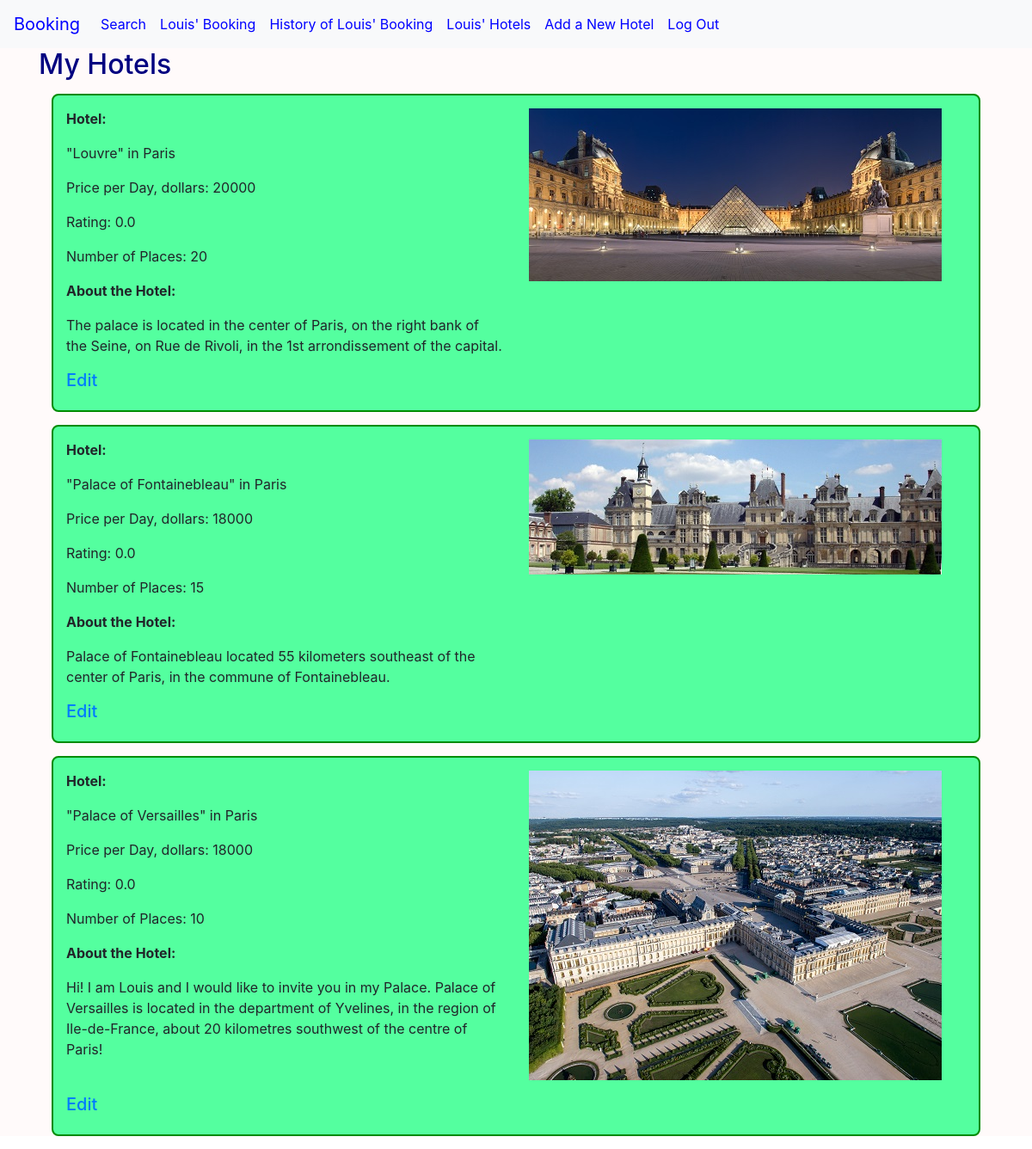
The app's page /us_hotels (signed in) with its own data.
### booking/models.py (models this page shows)
class User(AbstractUser):
    pass

class Hotels(models.Model):
    city = models.CharField(max_length=255)
    hot_name = models.CharField(max_length=255)
    description = models.TextField(blank=True)
    owner = models.ForeignKey("User", on_delete=models.CASCADE, related_name="own")
    free_place = models.IntegerField()
    price = models.IntegerField()
    rating = models.DecimalField(default=0.0, max_digits=3, decimal_places=1)
    photo = models.ImageField(upload_to='booking/', blank=True, height_field=None, width_field=None, max_length=100)

### booking/views.py (the view)
# urls.py: path("us_hotels", views.us_hotels, name="us_hotels"),
@login_required
def us_hotels(request):
    if request.method == "GET":
        return render(request, "booking/us_hotels.html", {
            "us_hotels": Hotels.objects.filter(owner=request.user)
        })

### booking/templates/booking/us_hotels.html (shortened to what this page needs)
{% extends "booking/layout.html" %}
{% load static %}
{% block body %}
<div class="ht">
<div class="container">
<div class="all">
<h2>My Hotels</h2>
</div>
</div>
{% for item in us_hotels %}
<div class="container">
<div class="cont_uh">
<div class="row">
<div class="col-lg-6 col-md-6 col-sm-6 col-xs-12">
<p><b>Hotel:</b></p>
<p>"{{ item.hot_name }}" in {{ item.city }}</p>
<p>Price per Day, dollars: {{ item.price }}</p>
<p>Rating: {{ item.rating }}</p>
<p>Number of Places: {{ item.free_place }}</p>
<p><b>About the Hotel:</b></p>
<p>{{ item.description }}</p>
</div>
<div class="col-lg-6 col-md-6 col-sm-6 col-xs-0">
<p>
<img src="{{item.photo.url}}" />
</p>
</div>
</div>
<div>
<h5><a href="{% url 'edit_hot' item.id%}">Edit</a></h5>
</div>
</div>
</div>
{% endfor %}
</div>
{% endblock %}

### booking/templates/booking/layout.html (shortened to what this page needs)
{% load static %}
<!DOCTYPE html>
<html lang="en">
    <head>
        <link rel="stylesheet" href="https://stackpath.bootstrapcdn.com/bootstrap/4.4.1/css/bootstrap.min.css">
        <link href="{% static 'booking/styles.css' %}" rel="stylesheet">
    </head>
    <body>
        <nav class="navbar navbar-expand-lg navbar-light bg-light">
            <a class="navbar-brand" style="color: blue" href="#">Booking</a>
            <div>
              <ul class="navbar-nav mr-auto">
                <li class="nav-item">
                  <a class="nav-link" style="color: blue" href="{% url 'index' %}">Search</a>
                </li>
                {% if user.is_authenticated %}
                    <li class="nav-item">
                        <a class="nav-link" style="color: blue" href="{% url 'us_booking' %}">{{ user.username }}' Booking</a>
                    </li>
					<li class="nav-item">
                        <a class="nav-link" style="color: blue" href="{% url 'us_old_booking' %}">History of {{ user.username }}' Booking</a>
                    </li>
					<li class="nav-item">
                        <a class="nav-link" style="color: blue" href="{% url 'us_hotels' %}">{{ user.username }}' Hotels</a>
                    </li>
					<li class="nav-item">
                        <a class="nav-link" style="color: blue" href="{% url 'create' %}">Add a New Hotel</a>
                    </li>
                    <li class="nav-item">
                        <a class="nav-link" style="color: blue" href="{% url 'logout' %}">Log Out</a>
                    </li>
                {% endif %}
              </ul>
            </div>
          </nav>
        <div class="body">
            {% block body %}
            {% endblock %}
        </div>
    </body>
</html>

### booking/static/booking/styles.css (style rules this page uses)
.all { color: #000080; }
.ht { background-color: #FFFAFA; }
.cont_uh { margin: 15px; padding: 15px; background-color: #54FF9F; border-color: #008B00; border-radius: 8px; border-style: solid; border-width: 2px; }
img { max-width: 100%; }

### records on screen
User: username "Louis"
Hotels: hot_name "Louvre", city "Paris", price "20000", rating "0.0", free_place "20", description "The palace is located in the center of Paris, on the right bank of the Seine, on Rue de Rivoli, in the 1st arrondissement of the capital.", photo (picture)
Hotels: hot_name "Palace of Fontainebleau", city "Paris", price "18000", rating "0.0", free_place "15", description "Palace of Fontainebleau located 55 kilometers southeast of the center of Paris, in the commune of Fontainebleau.", photo (picture)
Hotels: hot_name "Palace of Versailles", city "Paris", price "18000", rating "0.0", free_place "10", description "Hi! I am Louis and I would like to invite you in my Palace. Palace of Versailles is located in the department of Yvelines, in the region of Ile-de-France, about 20 kilometres southwest of the centre of Paris!", photo (picture)
